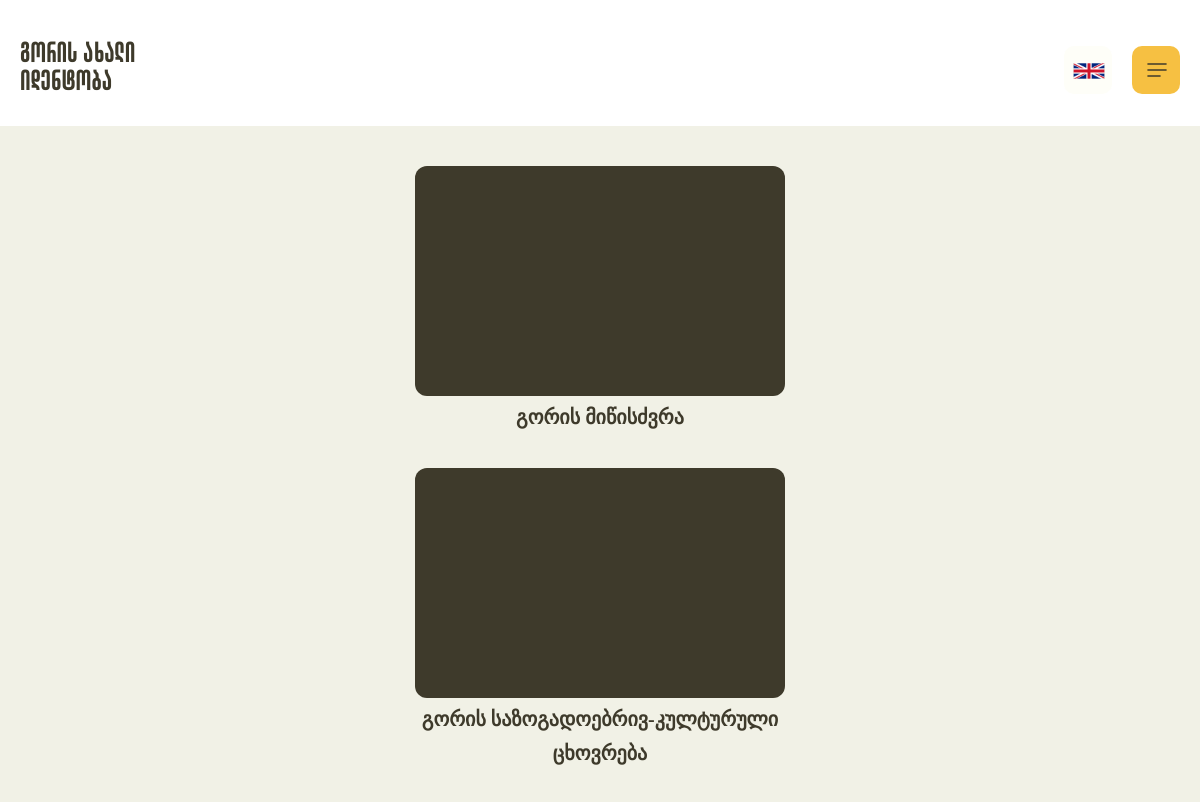
Before: /videos/ka/ (upper part) with the older database file.
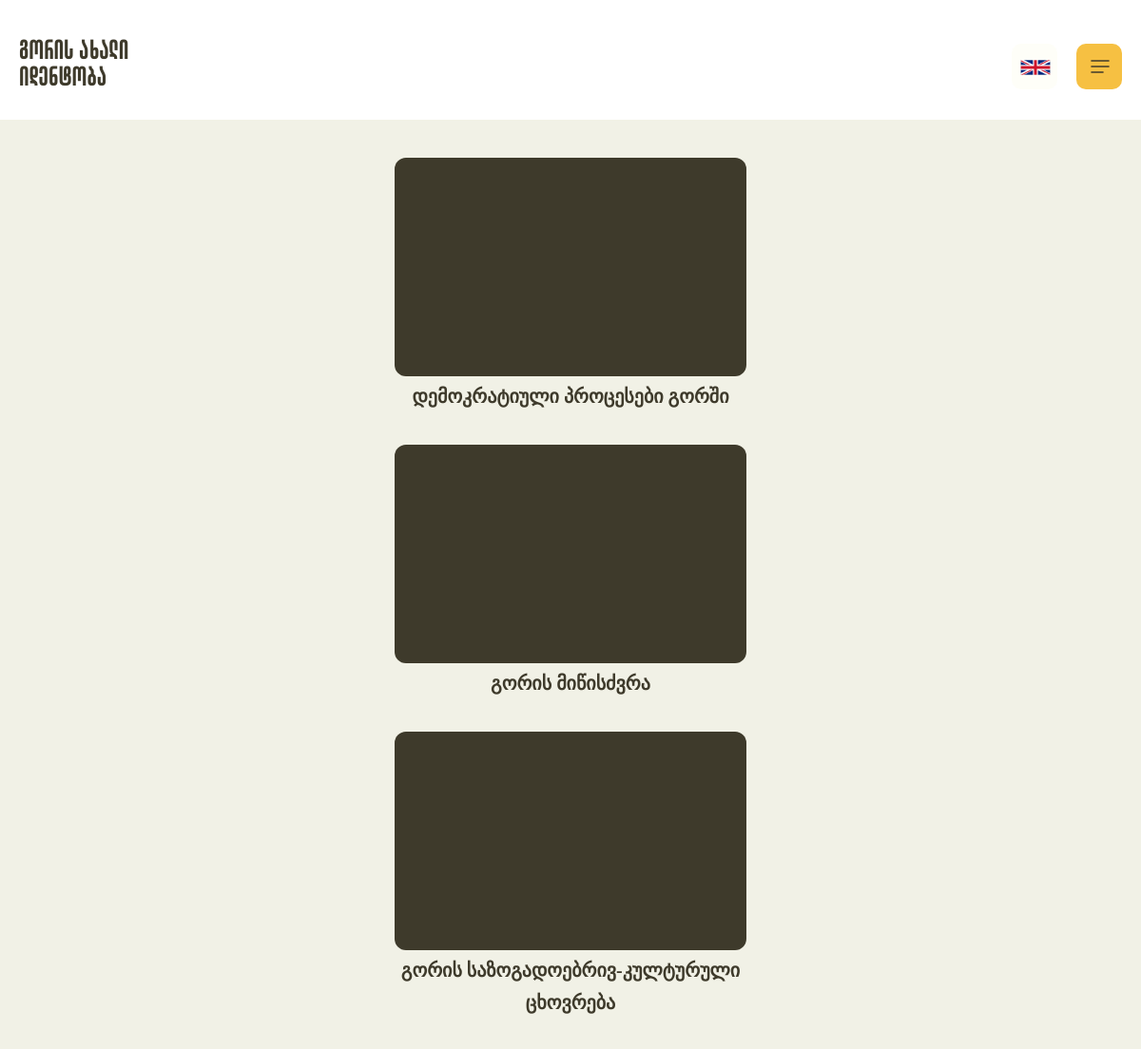
After: the same page with the newer database file.
### gori/models.py (models this page shows, shortened)
class Video(models.Model):
    video_title =  models.ForeignKey(MultilanguageTextField, on_delete=models.CASCADE, related_name='videos', null=True)
    video_src = models.ForeignKey(MultilanguageTextField, on_delete=models.CASCADE, related_name='videossrc', null=True)
    minutes = models.IntegerField(null=True)
    seconds = models.IntegerField(null=True)

### transl/models.py (models this page shows, shortened)
class MultilanguageTextAbstract(models.Model):
    text_en = models.CharField(default='', max_length=120)
    text_ka = models.CharField(default='', max_length=120)
    slug = models.SlugField(null=True, blank=True, max_length=40,
        default='transl_slug')
    def __str__(self):
        lang = get_language()
        if not lang:
            lang = 'en'
        current_lang_fieldname = f'text_{lang[:2]}'
        try:
            return getattr(self, current_lang_fieldname)
        except:
            return self.text_en
    class Meta:
        abstract = True

class MultilanguageTextField(MultilanguageTextAbstract):
    text_en = models.TextField(default='',)
    text_ka = models.TextField(default='',)

### gori/views.py (the view)
# urls.py: path('videos/<lang:lang>/', videos, name='videos'),
def videos(request, lang):
	allpost = Video.objects.all()
	all_post = []
	for i in allpost:
		all_post.insert(0, i)
	return render(request, 'videos.html', {'lang':lang, 'videos':all_post})

### gorimaps/converters.py (called while the page is built)
    def to_python(self, value):
        activate(value)
        return value

    def to_url(self, value):
        return value

### transl/templatetags/transl_extras.py (called while the page is built)
@register.simple_tag
def t(tslug):
    try:
        tobj = MultilanguageTextField.objects.get(slug=tslug)
        return tobj.__str__()
    except:
        try:
            tobj = MultilanguageText.objects.get(slug=tslug)
            return tobj.__str__()
        except:
            return ''

### gori/templates/videos.html (shortened to what this page needs)
{% extends "base.html" %}
{% load static %}
{% block content %}
{% load transl_extras %}
<center>
<div class="video_mobile">
	{% for video in videos %}
<div class="onepostmobile">
<div class="videodivpagemobile">
	<iframe width="100%" height="230px" src="{{video.video_src}}" title="YouTube video player" frameborder="0" allow="accelerometer; autoplay; clipboard-write; encrypted-media; gyroscope; picture-in-picture" allowfullscreen></iframe><br>
	<span class="videopageundertext">{{video.video_title}}</span>
</div></div>
{% endfor %}
<br><br><br></div></center>
{% endblock %}

Changed rows visible on the page:
added Video: video_title "დემოკრატიული პროცესები გორში"
